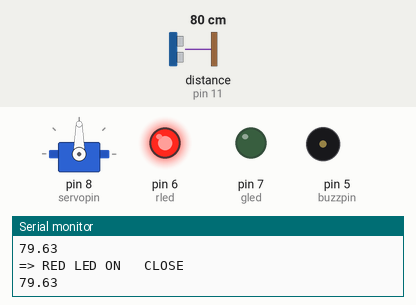
This sketch was run on a simulated Arduino Uno, built with avr-gcc and run on an emulated ATmega328P. Shown: servo, output pins drawn as LEDs (lit = HIGH), buzzer (waves = sounding, pin HIGH), the last lines printed to the serial monitor. Wiring (inferred from the names in the program): ultrasonic range finder: trigger pin 10; echo pin 11. The inputs (shaded band) are chosen by the test bench; at power-on: distance to the obstacle (sensor on pin 11) 80 cm. The echo pulse lasts 58.3 µs per cm; pins used as bus, display or sensor lines are not drawn.

Above: at 1.2 s.
1.3 s: distance to the obstacle (sensor on pin 11) set to 39 cm
2.8 s: distance to the obstacle (sensor on pin 11) set to 32 cm
At 3.02 s:
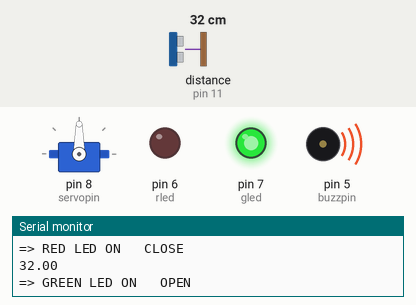
5.8 s: distance to the obstacle (sensor on pin 11) set to 250 cm
At 5.91 s:
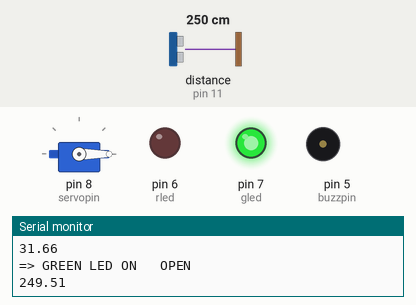
7.4 s: distance to the obstacle (sensor on pin 11) set to 2 cm
At 7.98 s:
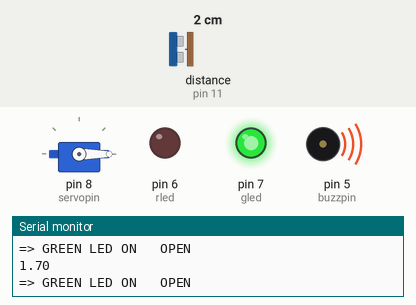
Timing chart, 0 to 11.4 s (numbered marks = the images above; inputs shaded):
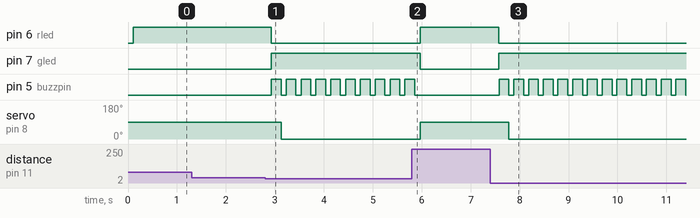

Measured:
- the behaviour switches between 36 and 35 cm on distance to the obstacle (sensor on pin 11) (found by bisection; images 0 and 1)
- after the input at 2.8 s, pin 6 (rled): HIGH → LOW after 0.13 s; pin 7 (gled): LOW → HIGH after 0.13 s; pin 5 (buzzpin): alternates HIGH for 0.20 s and LOW for 0.10 s, starting after 0.13 s; servo on pin 8 (servopin): 90° → 0° after 0.33 s
- after the input at 5.8 s, pin 6 (rled): LOW → HIGH after 0.17 s; pin 7 (gled): HIGH → LOW after 0.17 s; pin 5 (buzzpin): goes on until 5.9 s, then stays LOW; servo on pin 8 (servopin): 0° → 90° after 0.17 s
- after the input at 7.4 s, pin 6 (rled): HIGH → LOW after 0.18 s; pin 7 (gled): LOW → HIGH after 0.18 s; pin 5 (buzzpin): alternates HIGH for 0.20 s and LOW for 0.10 s, starting after 0.18 s; servo on pin 8 (servopin): 90° → 0° after 0.38 s

The sketch:

SANITIZE.ino
```cpp
//PROGRAM TO TRIGGER THE OPENING OF A SANITIZER SYSTEM


//SERVO CONNECTION

#include <Servo.h>
Servo myservo;
int servopin = 8;
int servoposopen = 0;      //SERVO POSITION  IN OPEN STATE
int servoposclose = 90;   //SERVO POSITION  IN OPEN STATE


//ULTRASONIC CONNECTION
int trigpin = 10;           //TRIGGER PIN
int echopin = 11;          //ECHO PIN
float pingtravelfull;    //PING TRAVEL TIME IN FULL DISTANCE --- TO GO TO TARGET AND COMEBACK
float pingtravelhalf;   // PING TRAVEL TIME IN HALF DISTANCE --- TO GO TO TARGET ONLY
float dist;

//LED CONNECTION
int rled = 6;      //GREEN LED
int gled = 7;      //RED LED

//BUZZER CONNECTION
int buzzpin = 5;   //BUZZER PIN
int dt = 200;     //DELAY TIME 1

void setup() {
  // put your setup code here, to run once:
  Serial.begin(9600);

  myservo.attach(servopin);

  pinMode(trigpin, OUTPUT);
  pinMode(echopin, INPUT);

  pinMode(rled, OUTPUT);
  pinMode(gled, OUTPUT);

  pinMode(buzzpin, OUTPUT);
}

void loop() {
  // put your main code here, to run repeatedly:

  //TRIGGERING THE ULTRASONIC SENSOR
  digitalWrite(trigpin, LOW);
  delayMicroseconds(5);
  digitalWrite(trigpin, HIGH);
  delayMicroseconds(20);
  digitalWrite(trigpin, LOW);
  delayMicroseconds(5);

  //READING THE ULTRASONIC SENSOR
  pingtravelfull = pulseIn(echopin, HIGH);
  pingtravelhalf = pingtravelfull / 2;
  dist = 0.03428 * pingtravelhalf;   //THE VALUE USED (0.003428) IS FROM CONVERTING THE SPEED OF SOUND FROM KM/HR TO CM/MICROSECONDS

//  //Serial.print(pingtravelfull);
//  Serial.print("       ");
//  Serial.print(pingtravelhalf);
//  Serial.print("       ");
Serial.println(dist);
  delay(100);


  //CONDITION FOR OPENING
  if (dist >= 0.0 && dist <= 35.0) {
    digitalWrite(gled, HIGH);
    digitalWrite(rled, LOW);

    Serial.print("=> GREEN LED ON");
    Serial.print("   ");
    Serial.println("OPEN");

    digitalWrite(buzzpin, HIGH);
    delay(dt);
    digitalWrite(buzzpin, LOW);
    myservo.write(servoposopen);

  }

  //CONDITION FOR CLOSING
  if (dist > 35.0) {
    digitalWrite(gled, LOW);
    digitalWrite(rled, HIGH);
    Serial.print("=> RED LED ON");
    Serial.print("   ");
    Serial.println("CLOSE");

    myservo.write(servoposclose);

  }

}
//Code Written by CLEMENT PETER----"OPEN SOURCE IS LOVE"
```
